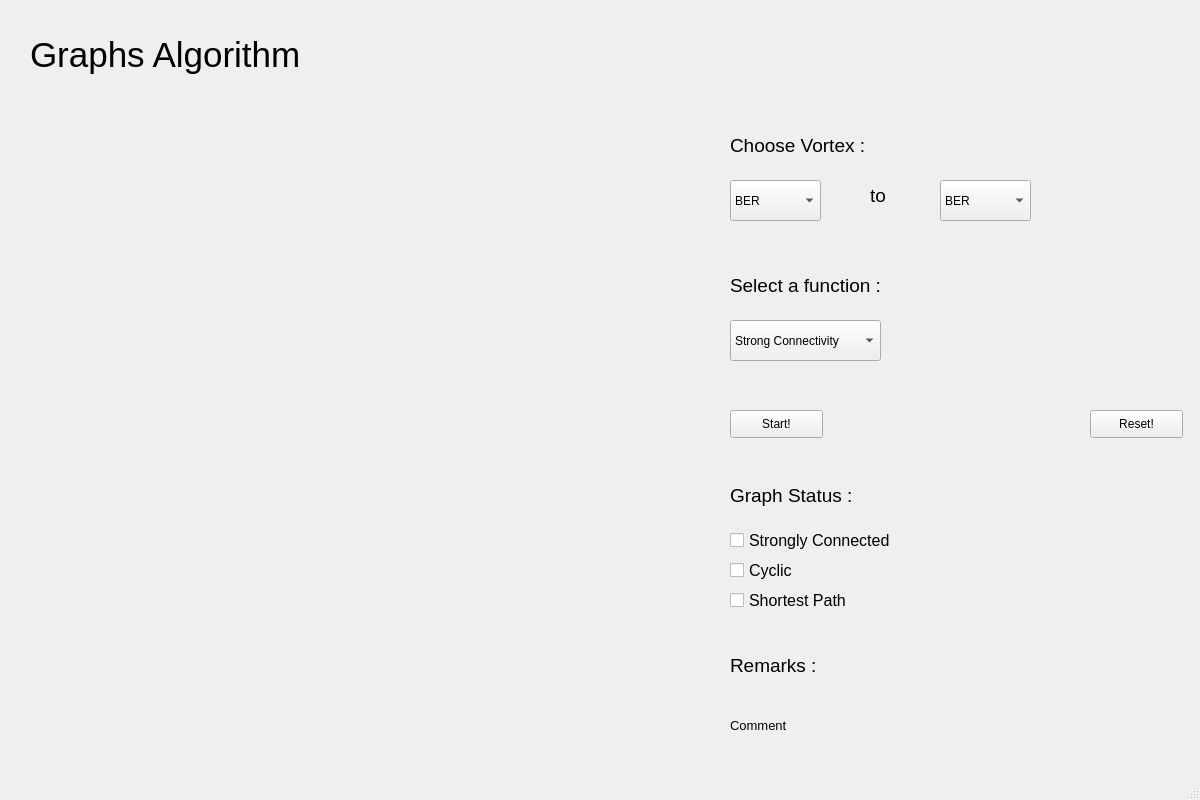
<?xml version="1.0" encoding="UTF-8"?>
<ui version="4.0">
 <class>MainWindow</class>
 <widget class="QMainWindow" name="MainWindow">
  <property name="geometry">
   <rect>
    <x>0</x>
    <y>0</y>
    <width>1200</width>
    <height>800</height>
   </rect>
  </property>
  <property name="windowTitle">
   <string>MainWindow</string>
  </property>
  <widget class="QWidget" name="centralwidget">
   <widget class="QLabel" name="label">
    <property name="geometry">
     <rect>
      <x>30</x>
      <y>20</y>
      <width>341</width>
      <height>71</height>
     </rect>
    </property>
    <property name="text">
     <string>&lt;html&gt;&lt;head/&gt;&lt;body&gt;&lt;p&gt;&lt;span style=&quot; font-size:26pt;&quot;&gt;Graphs Algorithm&lt;/span&gt;&lt;/p&gt;&lt;/body&gt;&lt;/html&gt;</string>
    </property>
   </widget>
   <widget class="QLabel" name="label_2">
    <property name="geometry">
     <rect>
      <x>730</x>
      <y>120</y>
      <width>171</width>
      <height>51</height>
     </rect>
    </property>
    <property name="text">
     <string>&lt;html&gt;&lt;head/&gt;&lt;body&gt;&lt;p&gt;&lt;span style=&quot; font-size:14pt;&quot;&gt;Choose Vortex :&lt;/span&gt;&lt;/p&gt;&lt;/body&gt;&lt;/html&gt;</string>
    </property>
   </widget>
   <widget class="QComboBox" name="originBox">
    <property name="geometry">
     <rect>
      <x>730</x>
      <y>180</y>
      <width>91</width>
      <height>41</height>
     </rect>
    </property>
    <item>
     <property name="text">
      <string>BER</string>
     </property>
    </item>
    <item>
     <property name="text">
      <string>LDN</string>
     </property>
    </item>
    <item>
     <property name="text">
      <string>NY</string>
     </property>
    </item>
    <item>
     <property name="text">
      <string>SEO</string>
     </property>
    </item>
    <item>
     <property name="text">
      <string>TKY</string>
     </property>
    </item>
   </widget>
   <widget class="QLabel" name="label_3">
    <property name="geometry">
     <rect>
      <x>870</x>
      <y>170</y>
      <width>41</width>
      <height>51</height>
     </rect>
    </property>
    <property name="text">
     <string>&lt;html&gt;&lt;head/&gt;&lt;body&gt;&lt;p&gt;&lt;span style=&quot; font-size:14pt;&quot;&gt;to&lt;/span&gt;&lt;/p&gt;&lt;/body&gt;&lt;/html&gt;</string>
    </property>
   </widget>
   <widget class="QComboBox" name="destinationBox">
    <property name="geometry">
     <rect>
      <x>940</x>
      <y>180</y>
      <width>91</width>
      <height>41</height>
     </rect>
    </property>
    <item>
     <property name="text">
      <string>BER</string>
     </property>
    </item>
    <item>
     <property name="text">
      <string>LDN</string>
     </property>
    </item>
    <item>
     <property name="text">
      <string>NY</string>
     </property>
    </item>
    <item>
     <property name="text">
      <string>SEO</string>
     </property>
    </item>
    <item>
     <property name="text">
      <string>TKY</string>
     </property>
    </item>
   </widget>
   <widget class="QLabel" name="label_4">
    <property name="geometry">
     <rect>
      <x>730</x>
      <y>260</y>
      <width>211</width>
      <height>51</height>
     </rect>
    </property>
    <property name="text">
     <string>&lt;html&gt;&lt;head/&gt;&lt;body&gt;&lt;p&gt;&lt;span style=&quot; font-size:14pt;&quot;&gt;Select a function : &lt;/span&gt;&lt;/p&gt;&lt;/body&gt;&lt;/html&gt;</string>
    </property>
   </widget>
   <widget class="QComboBox" name="functionBox">
    <property name="geometry">
     <rect>
      <x>730</x>
      <y>320</y>
      <width>151</width>
      <height>41</height>
     </rect>
    </property>
    <item>
     <property name="text">
      <string>Strong Connectivity</string>
     </property>
    </item>
    <item>
     <property name="text">
      <string>Cycle Detection</string>
     </property>
    </item>
    <item>
     <property name="text">
      <string>Shortest Path</string>
     </property>
    </item>
   </widget>
   <widget class="QLabel" name="label_5">
    <property name="geometry">
     <rect>
      <x>730</x>
      <y>470</y>
      <width>211</width>
      <height>51</height>
     </rect>
    </property>
    <property name="text">
     <string>&lt;html&gt;&lt;head/&gt;&lt;body&gt;&lt;p&gt;&lt;span style=&quot; font-size:14pt;&quot;&gt;Graph Status : &lt;/span&gt;&lt;/p&gt;&lt;/body&gt;&lt;/html&gt;</string>
    </property>
   </widget>
   <widget class="QPushButton" name="startButton">
    <property name="geometry">
     <rect>
      <x>730</x>
      <y>410</y>
      <width>93</width>
      <height>28</height>
     </rect>
    </property>
    <property name="text">
     <string>Start!</string>
    </property>
   </widget>
   <widget class="QCheckBox" name="scCheckBox">
    <property name="geometry">
     <rect>
      <x>730</x>
      <y>530</y>
      <width>211</width>
      <height>21</height>
     </rect>
    </property>
    <property name="font">
     <font>
      <pointsize>12</pointsize>
     </font>
    </property>
    <property name="text">
     <string>Strongly Connected</string>
    </property>
   </widget>
   <widget class="QCheckBox" name="cCheckbox">
    <property name="geometry">
     <rect>
      <x>730</x>
      <y>560</y>
      <width>211</width>
      <height>21</height>
     </rect>
    </property>
    <property name="font">
     <font>
      <pointsize>12</pointsize>
     </font>
    </property>
    <property name="text">
     <string>Cyclic</string>
    </property>
   </widget>
   <widget class="QCheckBox" name="spCheckbox">
    <property name="geometry">
     <rect>
      <x>730</x>
      <y>590</y>
      <width>211</width>
      <height>21</height>
     </rect>
    </property>
    <property name="font">
     <font>
      <pointsize>12</pointsize>
     </font>
    </property>
    <property name="text">
     <string>Shortest Path</string>
    </property>
   </widget>
   <widget class="QLabel" name="remarksLabel">
    <property name="geometry">
     <rect>
      <x>730</x>
      <y>690</y>
      <width>451</width>
      <height>71</height>
     </rect>
    </property>
    <property name="text">
     <string>&lt;html&gt;&lt;head/&gt;&lt;body&gt;&lt;p align=&quot;justify&quot;&gt;&lt;span style=&quot; font-size:10pt;&quot;&gt;Comment&lt;/span&gt;&lt;/p&gt;&lt;/body&gt;&lt;/html&gt;</string>
    </property>
   </widget>
   <widget class="QPushButton" name="resetButton">
    <property name="geometry">
     <rect>
      <x>1090</x>
      <y>410</y>
      <width>93</width>
      <height>28</height>
     </rect>
    </property>
    <property name="text">
     <string>Reset!</string>
    </property>
   </widget>
   <widget class="QLabel" name="graphLabel">
    <property name="geometry">
     <rect>
      <x>30</x>
      <y>140</y>
      <width>651</width>
      <height>591</height>
     </rect>
    </property>
    <property name="text">
     <string/>
    </property>
   </widget>
   <widget class="QLabel" name="label_6">
    <property name="geometry">
     <rect>
      <x>730</x>
      <y>640</y>
      <width>211</width>
      <height>51</height>
     </rect>
    </property>
    <property name="text">
     <string>&lt;html&gt;&lt;head/&gt;&lt;body&gt;&lt;p&gt;&lt;span style=&quot; font-size:14pt;&quot;&gt;Remarks :&lt;/span&gt;&lt;/p&gt;&lt;/body&gt;&lt;/html&gt;</string>
    </property>
   </widget>
  </widget>
  <widget class="QStatusBar" name="statusbar"/>
 </widget>
 <resources/>
 <connections/>
</ui>
